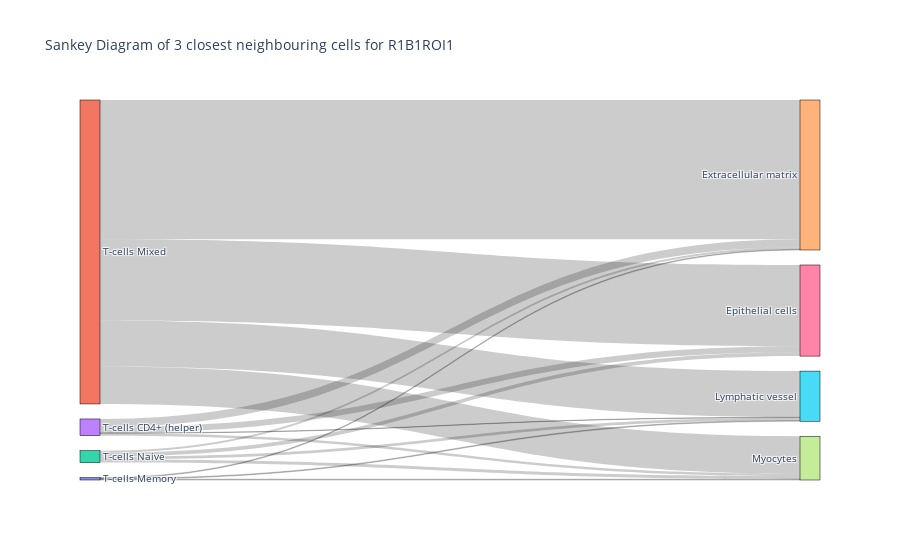
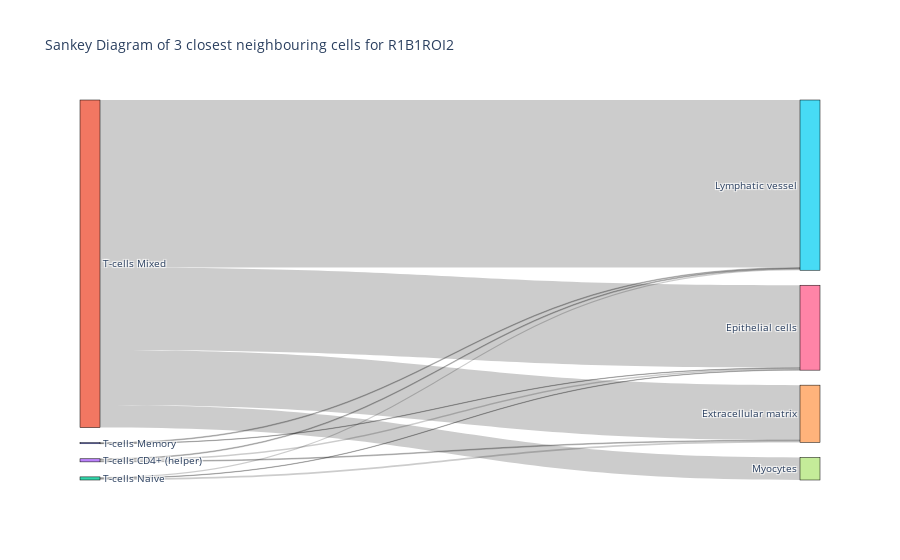
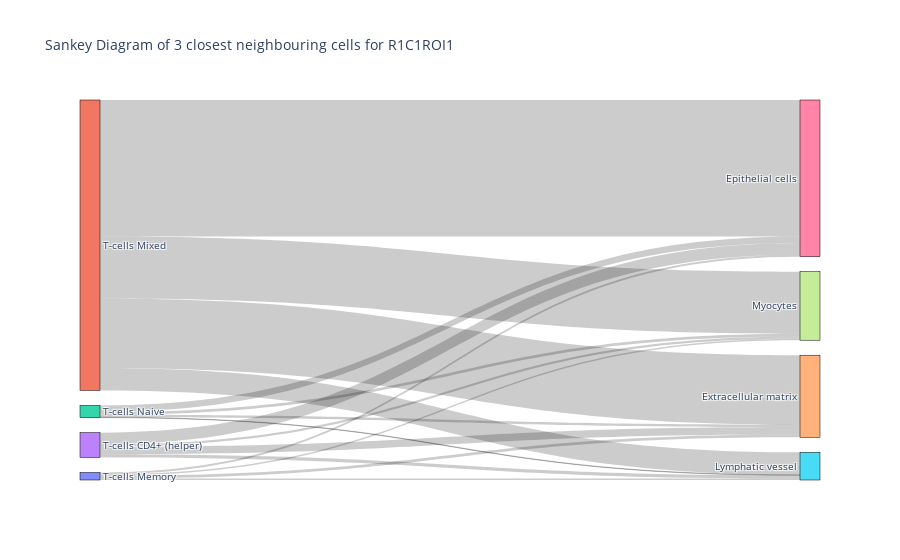
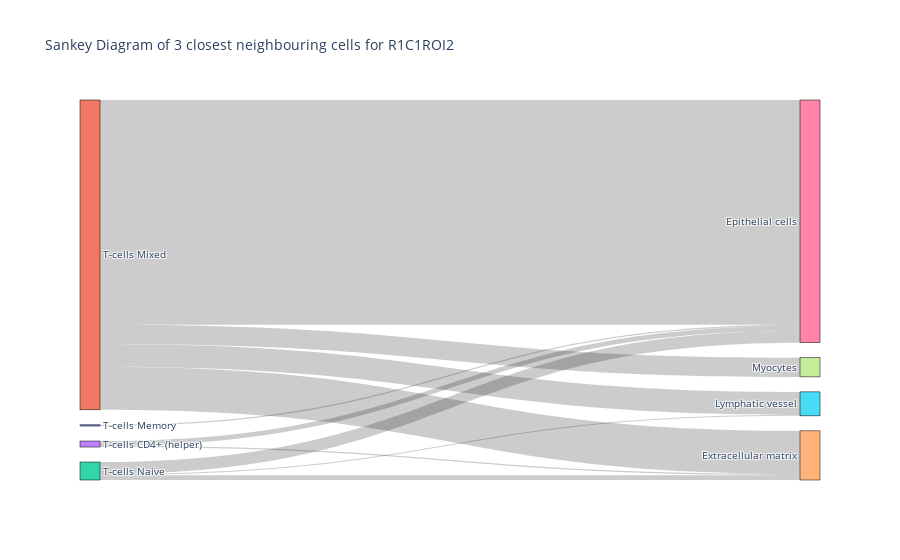

Here is the notebook cell these charts were saved with, in order:
### Markdown cell above
#### Create Sankey Plots
Create sankey plots for all images separately and save them to a dictionary for easy acces.

### Code cell
sankey_plots = {}
for i in img_names:
    create_sankey(from_to_df_dict[i], from_cts, to_cts, i, radius)

### Figure 1 — Plotly figure (JSON) as saved in the notebook; plotly's stock layout.template omitted (floating-point values rounded to 4 significant figures)
{"data": [{"link": {"source": [0, 0, 0, 0, 1, 1, 1, 1, 2, 2, 2, 2, 3, 3, 3, 3], "target": [4, 5, 6, 7, 4, 5, 6, 7, 4, 5, 6, 7, 4, 5, 6, 7], "value": [2, 2, 0, 2, 350, 116, 204, 94, 5, 7, 10, 8, 20, 1, 15, 6]}, "node": {"label": ["T-cells Memory", "T-cells Mixed", "T-cells Naive", "T-cells CD4+ (helper)", "Extracellular matrix", "Lymphatic vessel", "Epithelial cells", "Myocytes"], "line": {"color": "black", "width": 0.5}, "pad": 15, "thickness": 20}, "type": "sankey"}], "layout": {"font": {"size": 10}, "title": {"text": "Sankey Diagram of 3 closest neighbouring cells for R1B1ROI1"}}}

### Figure 2 — Plotly figure (JSON) as saved in the notebook; plotly's stock layout.template omitted (floating-point values rounded to 4 significant figures)
{"data": [{"link": {"source": [0, 0, 0, 0, 1, 1, 1, 1, 2, 2, 2, 2, 3, 3, 3, 3], "target": [4, 5, 6, 7, 4, 5, 6, 7, 4, 5, 6, 7, 4, 5, 6, 7], "value": [0, 2, 1, 0, 141, 430, 212, 58, 4, 3, 1, 0, 2, 2, 4, 0]}, "node": {"label": ["T-cells Memory", "T-cells Mixed", "T-cells Naive", "T-cells CD4+ (helper)", "Extracellular matrix", "Lymphatic vessel", "Epithelial cells", "Myocytes"], "line": {"color": "black", "width": 0.5}, "pad": 15, "thickness": 20}, "type": "sankey"}], "layout": {"font": {"size": 10}, "title": {"text": "Sankey Diagram of 3 closest neighbouring cells for R1B1ROI2"}}}

### Figure 3 — Plotly figure (JSON) as saved in the notebook; plotly's stock layout.template omitted (floating-point values rounded to 4 significant figures)
{"data": [{"link": {"source": [0, 0, 0, 0, 1, 1, 1, 1, 2, 2, 2, 2, 3, 3, 3, 3], "target": [4, 5, 6, 7, 4, 5, 6, 7, 4, 5, 6, 7, 4, 5, 6, 7], "value": [6, 3, 4, 3, 148, 48, 291, 132, 5, 1, 14, 6, 16, 7, 25, 5]}, "node": {"label": ["T-cells Memory", "T-cells Mixed", "T-cells Naive", "T-cells CD4+ (helper)", "Extracellular matrix", "Lymphatic vessel", "Epithelial cells", "Myocytes"], "line": {"color": "black", "width": 0.5}, "pad": 15, "thickness": 20}, "type": "sankey"}], "layout": {"font": {"size": 10}, "title": {"text": "Sankey Diagram of 3 closest neighbouring cells for R1C1ROI1"}}}

### Figure 4 — Plotly figure (JSON) as saved in the notebook; plotly's stock layout.template omitted (floating-point values rounded to 4 significant figures)
{"data": [{"link": {"source": [0, 0, 0, 0, 1, 1, 1, 1, 2, 2, 2, 2, 3, 3, 3, 3], "target": [4, 5, 6, 7, 4, 5, 6, 7, 4, 5, 6, 7, 4, 5, 6, 7], "value": [0, 0, 2, 0, 72, 38, 375, 32, 8, 2, 20, 0, 2, 0, 8, 0]}, "node": {"label": ["T-cells Memory", "T-cells Mixed", "T-cells Naive", "T-cells CD4+ (helper)", "Extracellular matrix", "Lymphatic vessel", "Epithelial cells", "Myocytes"], "line": {"color": "black", "width": 0.5}, "pad": 15, "thickness": 20}, "type": "sankey"}], "layout": {"font": {"size": 10}, "title": {"text": "Sankey Diagram of 3 closest neighbouring cells for R1C1ROI2"}}}
